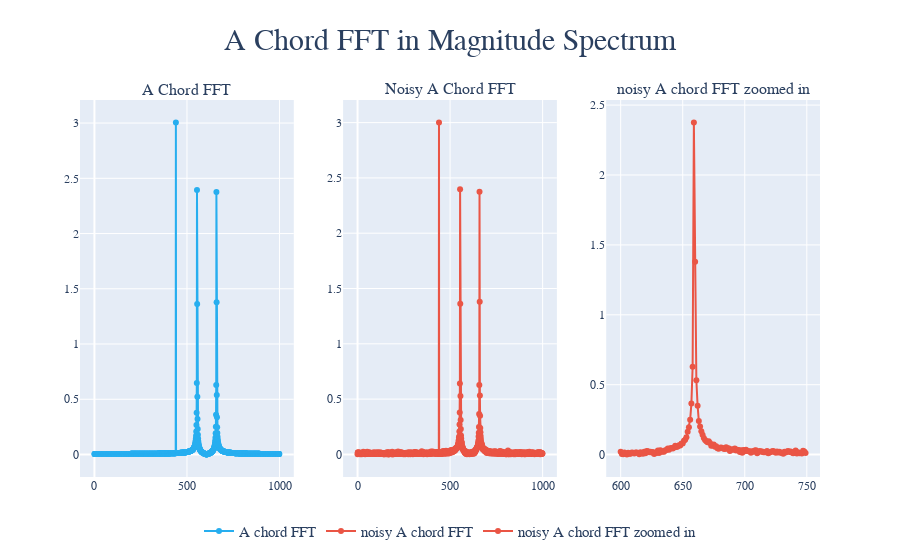

The code cell stored with this chart in its notebook:
### Code cell
graph_a_chord_fft = go.Figure()
graph_a_chord_fft.add_trace(go.Scatter(
    x=freq[:1000],
    y=np.real(np.abs(a_chord_fft[:1000])),
    mode='markers+lines',
    name='A chord FFT',
    line=dict(color=colors['original']), 
))

graph_noisy_a_chord_fft = go.Figure()
graph_noisy_a_chord_fft.add_trace(go.Scatter(
    x=freq[:1000],
    y=np.real(np.abs(noisy_a_chord_fft[:1000])),
    mode='markers+lines',
    name='noisy A chord FFT',
    line=dict(color=colors['noisy']), 
))

graph_noisy_a_chord_fft_zooo_in = go.Figure()
graph_noisy_a_chord_fft_zooo_in.add_trace(go.Scatter(
    x=freq[600:750],
    y=np.real(np.abs(noisy_a_chord_fft[600:750])),
    mode='markers+lines',
    name='noisy A chord FFT zoomed in',
    line=dict(color=colors['noisy']), 
))

combined_graphs = make_subplots(rows=1, cols=3, subplot_titles=('A Chord FFT', 'Noisy A Chord FFT', 'noisy A chord FFT zoomed in'))
combined_graphs.add_traces(graph_a_chord_fft.data, rows=1, cols=1)
combined_graphs.add_traces(graph_noisy_a_chord_fft.data, rows=1, cols=2)
combined_graphs.add_traces(graph_noisy_a_chord_fft_zooo_in.data, rows=1, cols=3)
combined_graphs.update_layout(
    legend=dict(
    orientation='h',
    xanchor='center',
    x = 0.5,
    y = -0.1,
    font_size=15
),
title=dict(text='A Chord FFT in Magnitude Spectrum',
x = 0.5,
xanchor='center',
font_size = 30
),
font=dict(
    family='Railway'
)
)

### Figure 1 — Plotly figure (JSON) as saved in the notebook; plotly's stock layout.template omitted (floating-point values rounded to 4 significant figures; data arrays with more than 128 entries replaced by an {"elided": "..."} marker saying what was removed)
{"data": [{"line": {"color": "#27aeef"}, "mode": "markers+lines", "name": "A chord FFT", "type": "scatter", "x": {"elided": "1000 float values"}, "xaxis": "x", "y": {"elided": "1000 float values"}, "yaxis": "y"}, {"line": {"color": "#ea5545"}, "mode": "markers+lines", "name": "noisy A chord FFT", "type": "scatter", "x": {"elided": "1000 float values"}, "xaxis": "x2", "y": {"elided": "1000 float values"}, "yaxis": "y2"}, {"line": {"color": "#ea5545"}, "mode": "markers+lines", "name": "noisy A chord FFT zoomed in", "type": "scatter", "x": {"elided": "150 float values"}, "xaxis": "x3", "y": {"elided": "150 float values"}, "yaxis": "y3"}], "layout": {"annotations": [{"font": {"size": 16}, "showarrow": false, "text": "A Chord FFT", "x": 0.1444, "xanchor": "center", "xref": "paper", "y": 1, "yanchor": "bottom", "yref": "paper"}, {"font": {"size": 16}, "showarrow": false, "text": "Noisy A Chord FFT", "x": 0.5, "xanchor": "center", "xref": "paper", "y": 1, "yanchor": "bottom", "yref": "paper"}, {"font": {"size": 16}, "showarrow": false, "text": "noisy A chord FFT zoomed in", "x": 0.8556, "xanchor": "center", "xref": "paper", "y": 1, "yanchor": "bottom", "yref": "paper"}], "font": {"family": "Railway"}, "legend": {"font": {"size": 15}, "orientation": "h", "x": 0.5, "xanchor": "center", "y": -0.1}, "title": {"font": {"size": 30}, "text": "A Chord FFT in Magnitude Spectrum", "x": 0.5, "xanchor": "center"}, "xaxis": {"anchor": "y", "domain": [0, 0.2889]}, "xaxis2": {"anchor": "y2", "domain": [0.3556, 0.6444]}, "xaxis3": {"anchor": "y3", "domain": [0.7111, 1]}, "yaxis": {"anchor": "x", "domain": [0, 1]}, "yaxis2": {"anchor": "x2", "domain": [0, 1]}, "yaxis3": {"anchor": "x3", "domain": [0, 1]}}}
